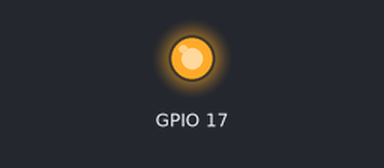
Recording of a program running on a simulated Raspberry Pi (BCM pin numbers). Shown: output pins drawn as LEDs (lit = HIGH). What the program prints to the terminal is not drawn. At 0.0 s the program stops and its outputs stay as they are.

Above: at 0.1 s.
Timing chart, 0 to 1.5 s (numbered marks = the images above):
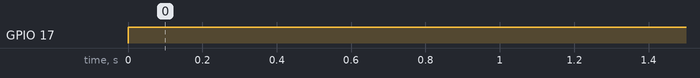

The program:

relay4off.py
```python
# p2off.py

import RPi.GPIO as GPIO
import time
import json

GPIO.setwarnings(False)

GPIO.setmode(GPIO.BCM)
GPIO.setup(17, GPIO.OUT)

try:
  GPIO.output(17, GPIO.HIGH)


# End program cleanly with keyboard
except KeyboardInterrupt:

  # Reset GPIO settings
  GPIO.cleanup()

print(json.dumps( { 'result': 'off' } ));
```

Measured:
- by itself, GPIO 17: LOW → HIGH at 0.00 s
